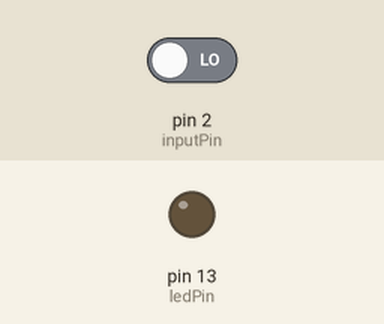
This sketch was run on a simulated Arduino Uno, built with avr-gcc and run on an emulated ATmega328P. Parts: output pins drawn as LEDs (lit = HIGH). The test bench sets the inputs (shaded band); at power-on: pin 2 (inputPin) LOW.

Above: at 1.2 s.
1.3 s: pin 2 (inputPin) driven HIGH
At 1.9 s:
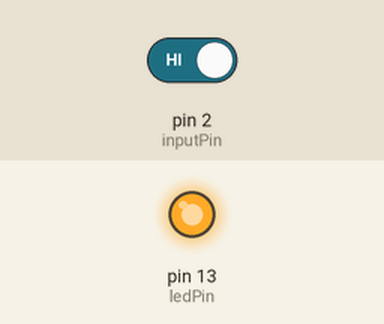
2.8 s: pin 2 (inputPin) driven LOW
At 4.2 s:
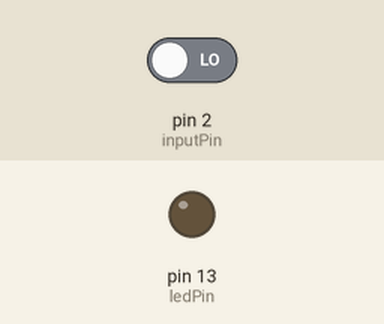
Timing chart, 0 to 5.8 s (numbered marks = the images above; inputs shaded):
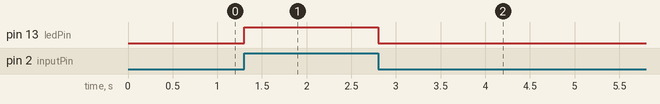

Measured:
- after the input at 1.3 s, pin 13 (ledPin): LOW → HIGH at once
- after the input at 2.8 s, pin 13 (ledPin): HIGH → LOW at once

The sketch:

Motion.ino
```cpp
/*
 * PIR sensor tester
 */

int ledPin = 13;                // choose the pin for the LED
int inputPin = 2;               // choose the input pin (for PIR sensor)
int pirState = LOW;             // we start, assuming no motion detected
int val = 0;                    // variable for reading the pin status

void setup() {
  pinMode(ledPin, OUTPUT);      // declare LED as output
  pinMode(inputPin, INPUT);     // declare sensor as input
//  Serial.begin(9600);
}

void loop(){
  val = digitalRead(inputPin);  // read input value
  if (val == HIGH) {            // check if the input is HIGH
    digitalWrite(ledPin, HIGH);  // turn LED ON
    //if (pirState == LOW) {
      // we have just turned on
    //  Serial.println("Motion detected!");
      // We only want to print on the output change, not state
    //  pirState = HIGH;
    //}
  } else {
    digitalWrite(ledPin, LOW); // turn LED OFF
    //if (pirState == HIGH){
      // we have just turned of
    //  Serial.println("Motion ended!");
      // We only want to print on the output change, not state
    //  pirState = LOW;
    //}
  }
}
```
